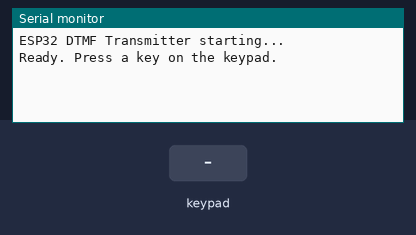
The sketch below on a simulated ESP32. Parts: the last lines printed to the serial monitor. The inputs (shaded band) are chosen by the test bench. I2S audio is not simulated (input reads silence).

Above: at 1.2 s.
1.3 s: key '1' pressed
At 1.8 s:
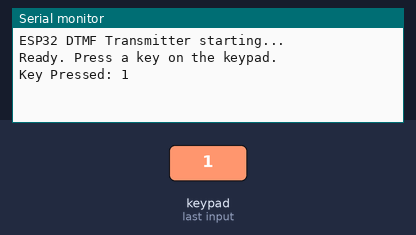
2.8 s: keypad keys 1 9 1 8 5 1 7 # pressed 0.4 s apart
At 6.3 s:
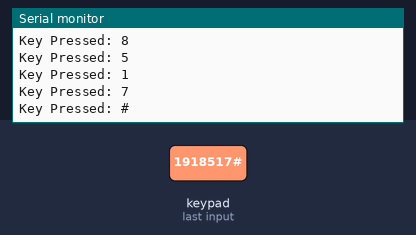
7.5 s: key 'A' pressed
At 8.7 s:
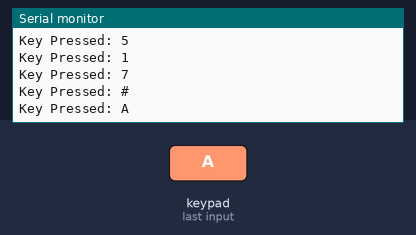
9.0 s: keypad keys 1 9 1 8 5 1 7 * pressed 0.4 s apart
At 12.3 s:
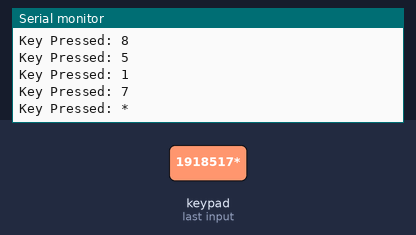
13.7 s: key 'B' pressed
At 14.9 s:
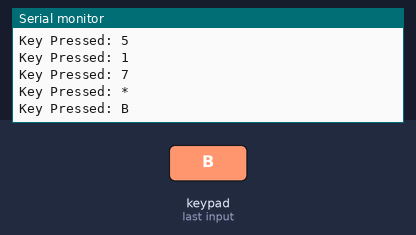
15.2 s: keypad keys 1 9 1 8 5 1 7 D pressed 0.4 s apart
At 19.1 s:
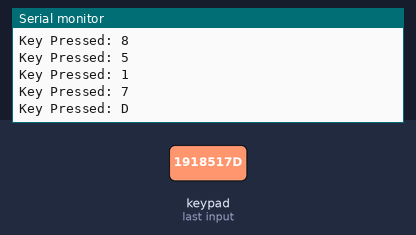
Timing chart, 0 to 20.6 s (numbered marks = the images above; inputs shaded):
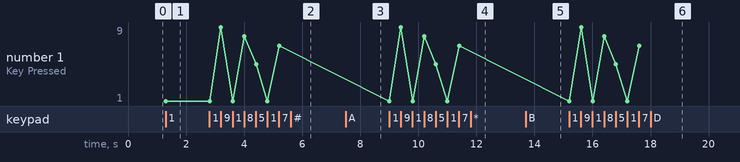

The sketch:

Transmitter.ino
```cpp
#include <Keypad.h>
#include <driver/i2s.h>
#include <math.h>

// -----------------------------------------
// I2S (MAX98357A) Configuration
// -----------------------------------------
#define I2S_NUM         I2S_NUM_0
#define I2S_BCLK        26
#define I2S_LRC         25
#define I2S_DOUT        22

const int SAMPLE_RATE = 16000;
const int TONE_DURATION_MS = 200;
const float VOLUME = 0.5;

// -----------------------------------------
// Keypad Configuration (4x4)
// -----------------------------------------
const byte ROWS = 4;
const byte COLS = 4;

char keys[ROWS][COLS] = {
  {'1','2','3','A'},
  {'4','5','6','B'},
  {'7','8','9','C'},
  {'*','0','#','D'}
};

byte rowPins[ROWS] = {19, 18, 5, 17};

// FIXED: Swapped the pin order for the columns to match your keypad's behavior
// Old order: {16, 4, 2, 15}
// New order: {2, 4, 16, 15}
byte colPins[COLS] = {2, 4, 16, 15};

Keypad keypad = Keypad(makeKeymap(keys), rowPins, colPins, ROWS, COLS);

// DTMF Frequencies (Hz)
const float rowFreqs[ROWS] = {697.0, 770.0, 852.0, 941.0};
const float colFreqs[COLS] = {1209.0, 1336.0, 1477.0, 1633.0};

void setup() {
  Serial.begin(115200);
  Serial.println("ESP32 DTMF Transmitter starting...");

  i2s_config_t i2s_config = {
    .mode = (i2s_mode_t)(I2S_MODE_MASTER | I2S_MODE_TX),
    .sample_rate = SAMPLE_RATE,
    .bits_per_sample = I2S_BITS_PER_SAMPLE_16BIT,
    .channel_format = I2S_CHANNEL_FMT_ONLY_LEFT,
    .communication_format = I2S_COMM_FORMAT_STAND_I2S,
    .intr_alloc_flags = ESP_INTR_FLAG_LEVEL1,
    .dma_buf_count = 8,
    .dma_buf_len = 256,
    .use_apll = false
  };

  i2s_pin_config_t pin_config = {
    .bck_io_num = I2S_BCLK,
    .ws_io_num = I2S_LRC,
    .data_out_num = I2S_DOUT,
    .data_in_num = I2S_PIN_NO_CHANGE
  };

  i2s_driver_install(I2S_NUM, &i2s_config, 0, NULL);
  i2s_set_pin(I2S_NUM, &pin_config);

  i2s_zero_dma_buffer(I2S_NUM);

  Serial.println("Ready. Press a key on the keypad.");
}

void loop() {
  char key = keypad.getKey();

  if (key) {
    Serial.print("Key Pressed: ");
    Serial.println(key);
    playDTMF(key, TONE_DURATION_MS);
  }
}

void playDTMF(char key, int duration_ms) {
  int row_idx = -1;
  int col_idx = -1;

  for (int r = 0; r < ROWS; r++) {
    for (int c = 0; c < COLS; c++) {
      if (keys[r][c] == key) {
        row_idx = r;
        col_idx = c;
        break;
      }
    }
  }

  if (row_idx == -1 || col_idx == -1) return;

  float f_low = rowFreqs[row_idx];
  float f_high = colFreqs[col_idx];

  uint32_t total_samples = (SAMPLE_RATE * duration_ms) / 1000;

  int16_t sample_buffer[256];
  size_t bytes_written;
  uint32_t samples_generated = 0;

  while (samples_generated < total_samples) {
    uint32_t remaining = total_samples - samples_generated;
    uint32_t batch_size = (remaining > 256) ? 256 : remaining;

    for (uint32_t i = 0; i < batch_size; i++) {
      float t = (float)(samples_generated + i) / SAMPLE_RATE;

      // FIXED: Restored the missing * symbols for multiplication
      float signal = sin(2.0 * PI * f_low * t) + sin(2.0 * PI * f_high * t);

      // FIXED: Restored the missing * symbol for volume scaling
      signal = (signal / 2.0) * 32767.0 * VOLUME;

      sample_buffer[i] = (int16_t)signal;
    }

    i2s_write(I2S_NUM, sample_buffer, batch_size * sizeof(int16_t), &bytes_written, portMAX_DELAY);
    samples_generated += batch_size;
  }

  memset(sample_buffer, 0, sizeof(sample_buffer));
  for(int i = 0; i < 10; i++) {
     i2s_write(I2S_NUM, sample_buffer, sizeof(sample_buffer), &bytes_written, portMAX_DELAY);
  }
}
```

Measured:
- after the input at 1.3 s, the serial monitor: prints a new line at once (image 1)
- after the input at 2.8 s, the serial monitor: prints a new line after 0.40 s (image 2)
- after the input at 7.5 s, the serial monitor: prints a new line at once (image 3)
- after the input at 9.0 s, the serial monitor: prints a new line at once (image 4)
- after the input at 13.7 s, the serial monitor: prints a new line at once (image 5)
- after the input at 15.2 s, the serial monitor: prints a new line at once (image 6)
- plotted number 1: 1 → 7 after the input at 2.8 s
